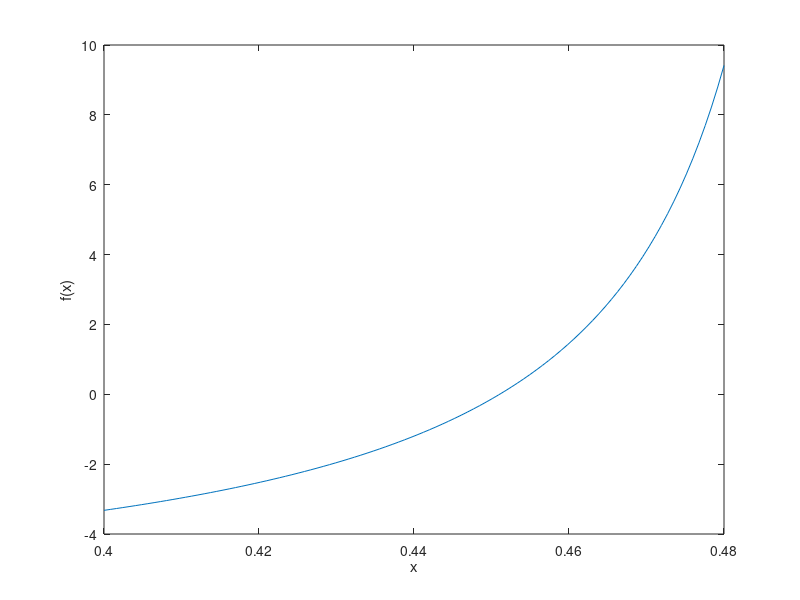

Reproduce this figure in MATLAB.
% bisection root finding method

format long

% let's generate our grid 
x=linspace(0.4,0.48,100);

% f(x) function evaluated at the grid points
y=tan(pi*x)-x-6;

% let's generate plot 
figure(1)

plot(x,y);
%title('f(x) ') % title
ylabel('f(x)')
% label for y axis
xlabel('x')
% label for x axis

%Number of iterations
N=50;

% let's define xl vector 
xl=zeros(N);

% let's define xl vector
xr=zeros(N);

% first left point
xl(1)=0.4;

%first right point
xr(1)=0.48;

for i=1:N-1
    
   % by shorthand notation functions value at left point
   fl=tan(pi*xl(i))-xl(i)-6;
   
   % by shorthand notation functions value at left point
   fr=tan(pi*xr(i))-xr(i)-6;
   
   % middle point
   xm=0.5*(xl(i)+xr(i));
   
   % function evaluated at that point
   fm=tan(pi*xm)-xm-6
   
    if fl*fm<0 
        xr(i+1)=xm;
    
        xl(i+1)=xl(i);
        
    else
        xl(i+1)=xm;
    
        xr(i+1)=xr(i); 
        
    end    
        
     % this is our cut-off criteria
        if abs(fl-fm)<10^-5.
            
            break
        end
end
    

xl(i)

xr(i)

fl=tan(pi*xr(i))-xr(i)-6

i

    
